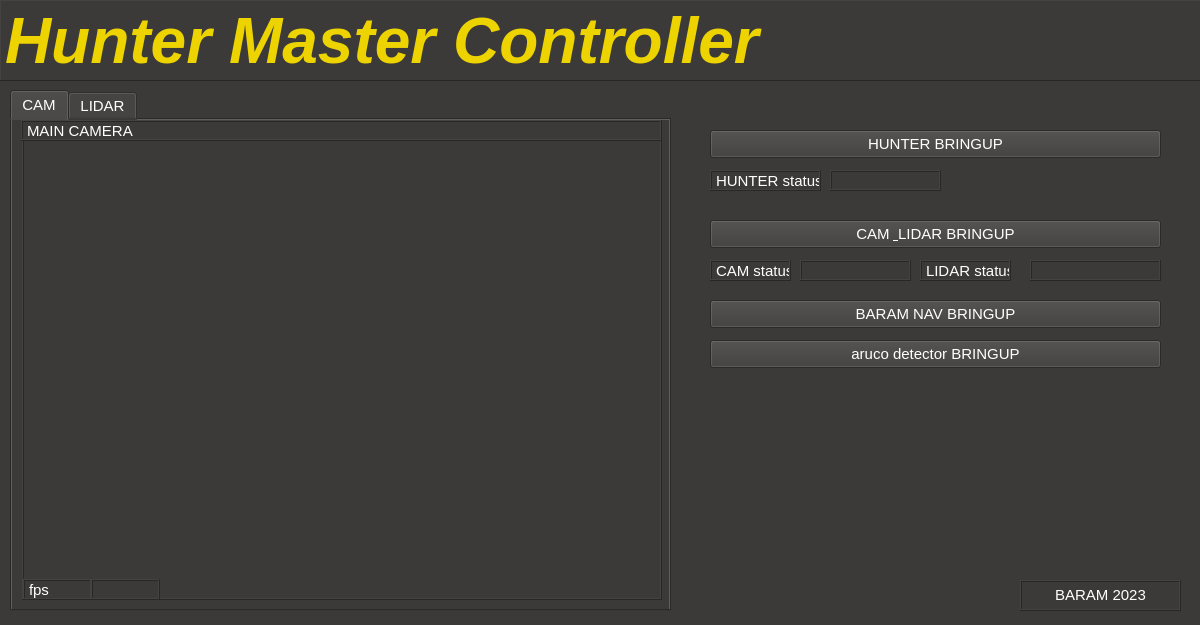
<?xml version="1.0" encoding="UTF-8"?>
<ui version="4.0">
 <class>MainWindowDesign</class>
 <widget class="QMainWindow" name="MainWindowDesign">
  <property name="geometry">
   <rect>
    <x>0</x>
    <y>0</y>
    <width>1200</width>
    <height>625</height>
   </rect>
  </property>
  <property name="windowTitle">
   <string>QRosApp</string>
  </property>
  <property name="windowIcon">
   <iconset resource="../resources/images.qrc">
    <normaloff>:/images/icon.png</normaloff>:/images/icon.png</iconset>
  </property>
  <property name="styleSheet">
   <string notr="true">background-color: rgb(60, 58, 57);
font: 11pt;
color: white;</string>
  </property>
  <property name="locale">
   <locale language="English" country="Australia"/>
  </property>
  <widget class="QWidget" name="centralwidget">
   <widget class="QTextEdit" name="textEdit">
    <property name="enabled">
     <bool>false</bool>
    </property>
    <property name="geometry">
     <rect>
      <x>0</x>
      <y>0</y>
      <width>1201</width>
      <height>81</height>
     </rect>
    </property>
    <property name="frameShape">
     <enum>QFrame::Panel</enum>
    </property>
    <property name="frameShadow">
     <enum>QFrame::Raised</enum>
    </property>
    <property name="verticalScrollBarPolicy">
     <enum>Qt::ScrollBarAlwaysOff</enum>
    </property>
    <property name="horizontalScrollBarPolicy">
     <enum>Qt::ScrollBarAlwaysOff</enum>
    </property>
    <property name="html">
     <string>&lt;!DOCTYPE HTML PUBLIC &quot;-//W3C//DTD HTML 4.0//EN&quot; &quot;http://www.w3.org/TR/REC-html40/strict.dtd&quot;&gt;
&lt;html&gt;&lt;head&gt;&lt;meta name=&quot;qrichtext&quot; content=&quot;1&quot; /&gt;&lt;style type=&quot;text/css&quot;&gt;
p, li { white-space: pre-wrap; }
&lt;/style&gt;&lt;/head&gt;&lt;body style=&quot; font-family:'AppleSDGothicNeoL00'; font-size:11pt; font-weight:400; font-style:normal;&quot;&gt;
&lt;p style=&quot; margin-top:0px; margin-bottom:0px; margin-left:0px; margin-right:0px; -qt-block-indent:0; text-indent:0px;&quot;&gt;&lt;span style=&quot; font-size:48pt; font-weight:600; font-style:italic; color:#edd400;&quot;&gt;Hunter Master Controller&lt;/span&gt;&lt;/p&gt;&lt;/body&gt;&lt;/html&gt;</string>
    </property>
   </widget>
   <widget class="QTabWidget" name="tabWidget">
    <property name="geometry">
     <rect>
      <x>10</x>
      <y>90</y>
      <width>661</width>
      <height>521</height>
     </rect>
    </property>
    <property name="currentIndex">
     <number>0</number>
    </property>
    <widget class="QWidget" name="tab">
     <attribute name="title">
      <string>CAM</string>
     </attribute>
     <widget class="QLabel" name="cam_img">
      <property name="geometry">
       <rect>
        <x>10</x>
        <y>0</y>
        <width>640</width>
        <height>480</height>
       </rect>
      </property>
      <property name="frameShape">
       <enum>QFrame::Box</enum>
      </property>
      <property name="frameShadow">
       <enum>QFrame::Raised</enum>
      </property>
      <property name="text">
       <string/>
      </property>
     </widget>
     <widget class="QLabel" name="label_3">
      <property name="geometry">
       <rect>
        <x>9</x>
        <y>0</y>
        <width>641</width>
        <height>21</height>
       </rect>
      </property>
      <property name="frameShape">
       <enum>QFrame::Box</enum>
      </property>
      <property name="frameShadow">
       <enum>QFrame::Raised</enum>
      </property>
      <property name="text">
       <string>MAIN CAMERA</string>
      </property>
     </widget>
     <widget class="QLabel" name="label_4">
      <property name="geometry">
       <rect>
        <x>11</x>
        <y>459</y>
        <width>69</width>
        <height>21</height>
       </rect>
      </property>
      <property name="frameShape">
       <enum>QFrame::Box</enum>
      </property>
      <property name="frameShadow">
       <enum>QFrame::Raised</enum>
      </property>
      <property name="text">
       <string>fps</string>
      </property>
     </widget>
     <widget class="QLabel" name="fps">
      <property name="geometry">
       <rect>
        <x>79</x>
        <y>459</y>
        <width>69</width>
        <height>21</height>
       </rect>
      </property>
      <property name="frameShape">
       <enum>QFrame::Box</enum>
      </property>
      <property name="frameShadow">
       <enum>QFrame::Raised</enum>
      </property>
      <property name="text">
       <string/>
      </property>
     </widget>
    </widget>
    <widget class="QWidget" name="tab_2">
     <attribute name="title">
      <string>LIDAR</string>
     </attribute>
     <widget class="QFrame" name="rvizFrame">
      <property name="geometry">
       <rect>
        <x>10</x>
        <y>10</y>
        <width>640</width>
        <height>480</height>
       </rect>
      </property>
      <property name="frameShape">
       <enum>QFrame::StyledPanel</enum>
      </property>
      <property name="frameShadow">
       <enum>QFrame::Raised</enum>
      </property>
     </widget>
    </widget>
   </widget>
   <widget class="QPushButton" name="hunter_btn">
    <property name="geometry">
     <rect>
      <x>710</x>
      <y>130</y>
      <width>451</width>
      <height>28</height>
     </rect>
    </property>
    <property name="text">
     <string>HUNTER BRINGUP</string>
    </property>
   </widget>
   <widget class="QPushButton" name="cam_lidar_btn">
    <property name="geometry">
     <rect>
      <x>710</x>
      <y>220</y>
      <width>451</width>
      <height>28</height>
     </rect>
    </property>
    <property name="text">
     <string>CAM &amp; LIDAR BRINGUP</string>
    </property>
   </widget>
   <widget class="QPushButton" name="nav_btn">
    <property name="geometry">
     <rect>
      <x>710</x>
      <y>300</y>
      <width>451</width>
      <height>28</height>
     </rect>
    </property>
    <property name="text">
     <string>BARAM NAV BRINGUP</string>
    </property>
   </widget>
   <widget class="QPushButton" name="aruco_btn">
    <property name="geometry">
     <rect>
      <x>710</x>
      <y>340</y>
      <width>451</width>
      <height>28</height>
     </rect>
    </property>
    <property name="text">
     <string>aruco detector BRINGUP</string>
    </property>
   </widget>
   <widget class="QLabel" name="label">
    <property name="geometry">
     <rect>
      <x>710</x>
      <y>260</y>
      <width>81</width>
      <height>21</height>
     </rect>
    </property>
    <property name="frameShape">
     <enum>QFrame::Box</enum>
    </property>
    <property name="frameShadow">
     <enum>QFrame::Raised</enum>
    </property>
    <property name="text">
     <string>CAM status</string>
    </property>
   </widget>
   <widget class="QLabel" name="label_2">
    <property name="geometry">
     <rect>
      <x>920</x>
      <y>260</y>
      <width>91</width>
      <height>21</height>
     </rect>
    </property>
    <property name="frameShape">
     <enum>QFrame::Box</enum>
    </property>
    <property name="frameShadow">
     <enum>QFrame::Raised</enum>
    </property>
    <property name="text">
     <string>LIDAR status</string>
    </property>
   </widget>
   <widget class="QLabel" name="cam_stat">
    <property name="geometry">
     <rect>
      <x>800</x>
      <y>260</y>
      <width>111</width>
      <height>21</height>
     </rect>
    </property>
    <property name="frameShape">
     <enum>QFrame::Box</enum>
    </property>
    <property name="frameShadow">
     <enum>QFrame::Raised</enum>
    </property>
    <property name="text">
     <string/>
    </property>
   </widget>
   <widget class="QLabel" name="lidar_stat">
    <property name="geometry">
     <rect>
      <x>1030</x>
      <y>260</y>
      <width>131</width>
      <height>21</height>
     </rect>
    </property>
    <property name="frameShape">
     <enum>QFrame::Box</enum>
    </property>
    <property name="frameShadow">
     <enum>QFrame::Raised</enum>
    </property>
    <property name="text">
     <string/>
    </property>
   </widget>
   <widget class="QLabel" name="label_5">
    <property name="geometry">
     <rect>
      <x>710</x>
      <y>170</y>
      <width>111</width>
      <height>21</height>
     </rect>
    </property>
    <property name="frameShape">
     <enum>QFrame::Box</enum>
    </property>
    <property name="frameShadow">
     <enum>QFrame::Raised</enum>
    </property>
    <property name="text">
     <string>HUNTER status</string>
    </property>
   </widget>
   <widget class="QLabel" name="hunter_stat">
    <property name="geometry">
     <rect>
      <x>830</x>
      <y>170</y>
      <width>111</width>
      <height>21</height>
     </rect>
    </property>
    <property name="frameShape">
     <enum>QFrame::Box</enum>
    </property>
    <property name="frameShadow">
     <enum>QFrame::Raised</enum>
    </property>
    <property name="text">
     <string/>
    </property>
   </widget>
   <widget class="QLabel" name="label_6">
    <property name="geometry">
     <rect>
      <x>1020</x>
      <y>400</y>
      <width>151</width>
      <height>161</height>
     </rect>
    </property>
    <property name="text">
     <string/>
    </property>
    <property name="pixmap">
     <pixmap resource="../resources/images.qrc">:/images/icon.png</pixmap>
    </property>
    <property name="scaledContents">
     <bool>true</bool>
    </property>
   </widget>
   <widget class="QLabel" name="label_7">
    <property name="geometry">
     <rect>
      <x>1020</x>
      <y>580</y>
      <width>161</width>
      <height>31</height>
     </rect>
    </property>
    <property name="frameShape">
     <enum>QFrame::Box</enum>
    </property>
    <property name="frameShadow">
     <enum>QFrame::Raised</enum>
    </property>
    <property name="text">
     <string>BARAM 2023</string>
    </property>
    <property name="textFormat">
     <enum>Qt::RichText</enum>
    </property>
    <property name="alignment">
     <set>Qt::AlignCenter</set>
    </property>
   </widget>
  </widget>
  <action name="action_Quit">
   <property name="text">
    <string>&amp;Quit</string>
   </property>
   <property name="shortcut">
    <string>Ctrl+Q</string>
   </property>
   <property name="shortcutContext">
    <enum>Qt::ApplicationShortcut</enum>
   </property>
  </action>
  <action name="action_Preferences">
   <property name="text">
    <string>&amp;Preferences</string>
   </property>
  </action>
  <action name="actionAbout">
   <property name="text">
    <string>&amp;About</string>
   </property>
  </action>
  <action name="actionAbout_Qt">
   <property name="text">
    <string>About &amp;Qt</string>
   </property>
  </action>
 </widget>
 <resources>
  <include location="../resources/images.qrc"/>
 </resources>
 <connections>
  <connection>
   <sender>action_Quit</sender>
   <signal>triggered()</signal>
   <receiver>MainWindowDesign</receiver>
   <slot>close()</slot>
   <hints>
    <hint type="sourcelabel">
     <x>-1</x>
     <y>-1</y>
    </hint>
    <hint type="destinationlabel">
     <x>399</x>
     <y>299</y>
    </hint>
   </hints>
  </connection>
 </connections>
</ui>
